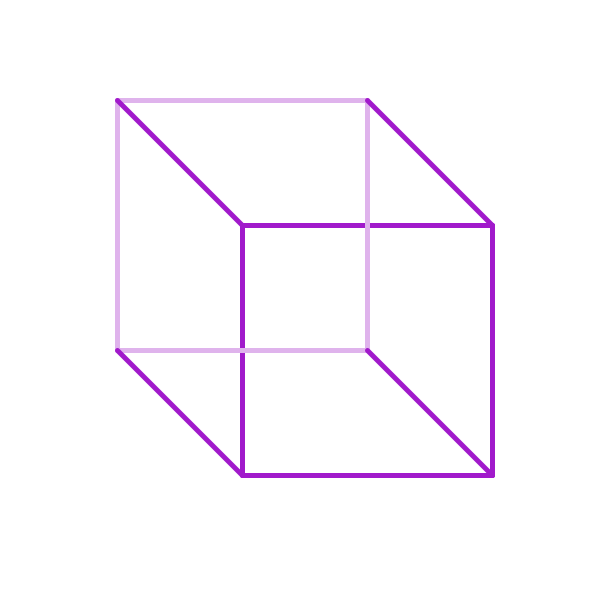
Frame 1 (no input)
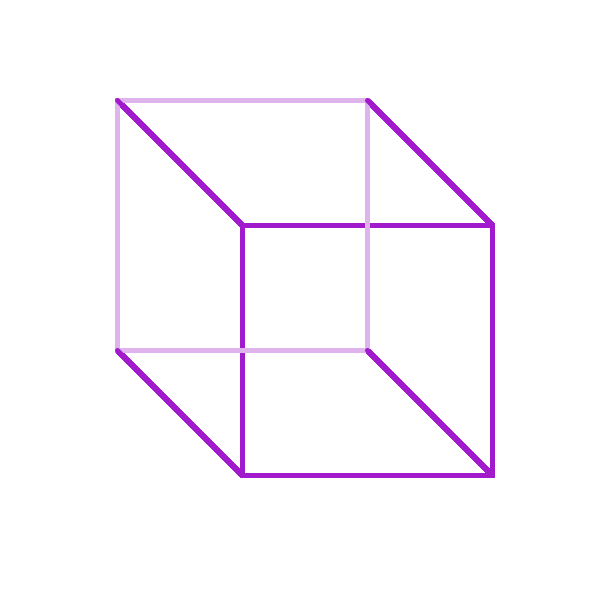
Frame 60 (the mouse pressed at the canvas centre just before this capture)
Frame 120 (the mouse held since frame 60 and released just before this capture): identical to frame 60, image omitted

The Processing sketch that drew these frames (run headless with seeded random() and noise(); from frame 60 on, the mouse is pressed at the canvas centre):

// Processing sketch: necker_cube
// ── necker_cube.pde
// https://www.illusionsindex.org/ir/necker-cube
// https://htmlcolorcodes.com/es/

void setup(){
  background(255);
  size(600, 600);      
}


void draw(){
  
  
  stroke(161,26,203);
  strokeWeight(5);
  line(242, 225, 492, 225);
  line(242, 475, 492, 475);
  line(242, 225, 242, 475);
  line(492, 225, 492, 475);
  
  stroke(223,179,236);
  strokeWeight(5);
  line(117, 100, 367, 100);
  line(117, 350, 367, 350);
  line(117, 100, 117, 350);
  line(367, 100, 367, 350);
  
  stroke(161,26,203);
  strokeWeight(5);
  line(117, 100, 242, 225);
  line(367, 100, 492, 225);
  line(117, 350, 242, 475);
  line(367, 350, 492, 475);
}
